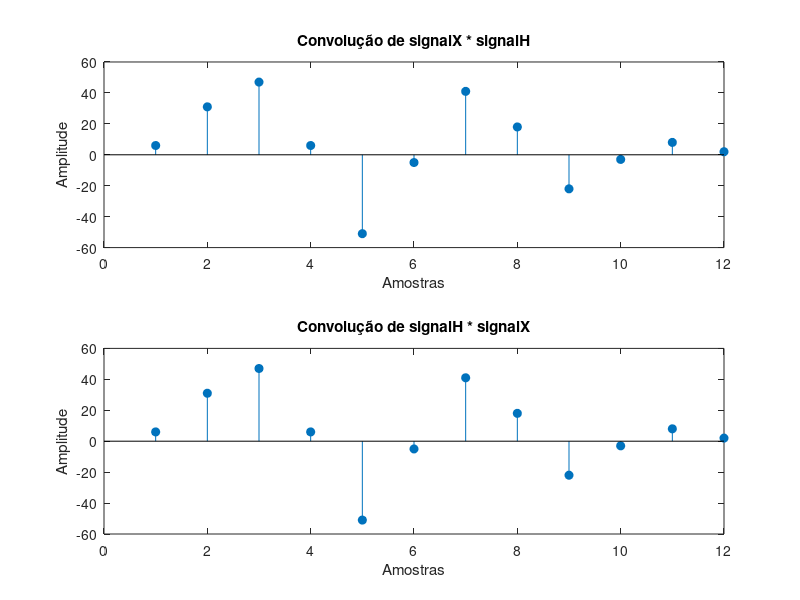

Write MATLAB code to recreate this figure.
clc; clear; close all;

% Sinais definidos
signalX = [3, 11, 7, 0, -1, 4, 2];
signalH = [2, 3, 0, -5, 2, 1];

% Realiza a convolução de signalA e signalB
convXH = conv(signalX, signalH);

% Realiza a convolução de signalB e signalA (inversa)
convHX = conv(signalH, signalX);

% Cria os gráficos dos resultados
figure;
subplot(2, 1, 1);
stem(convXH, 'filled');
title('Convolução de signalX * signalH');
xlabel('Amostras');
ylabel('Amplitude');

subplot(2, 1, 2);
stem(convHX, 'filled');
title('Convolução de signalH * signalX');
xlabel('Amostras');
ylabel('Amplitude');

